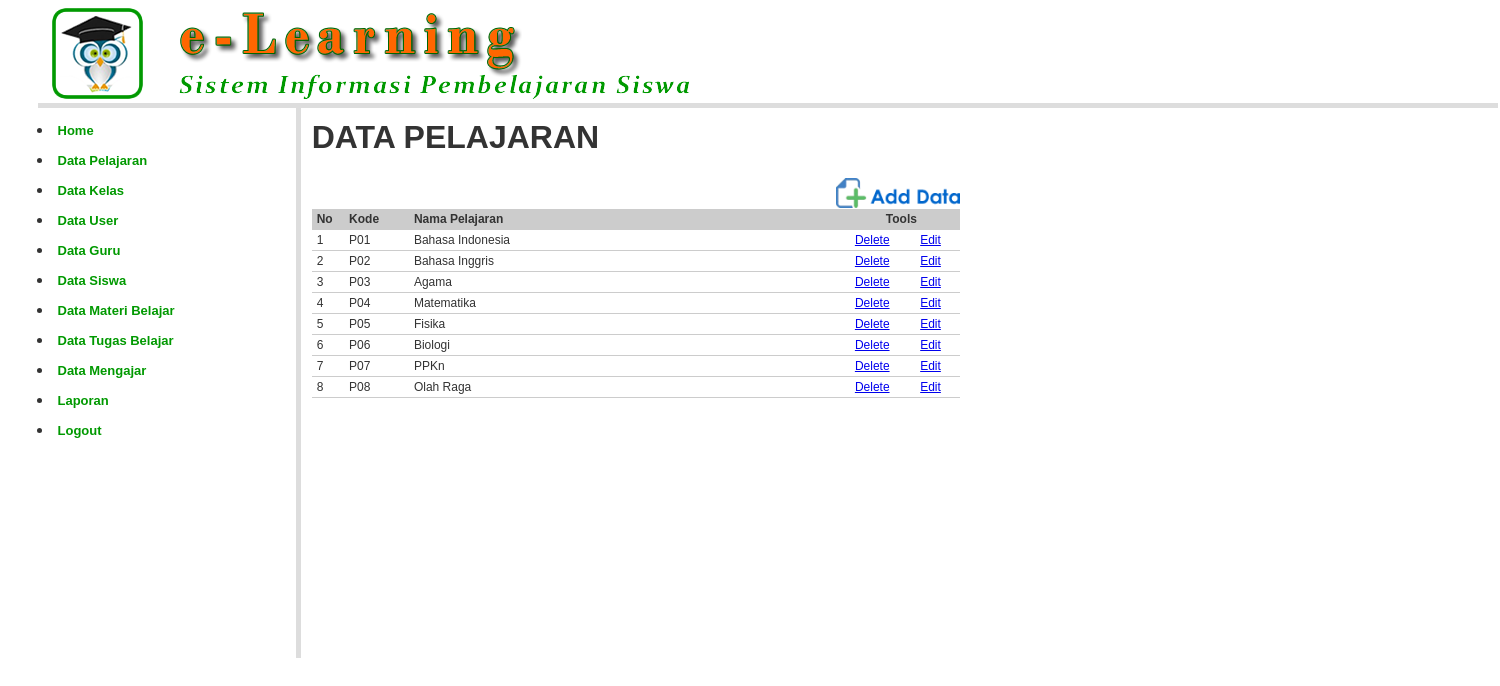
The page /admin/?open=Pelajaran-Data (signed in) on the database its author committed.
### tables this page shows
CREATE TABLE `pelajaran` (
  `kd_pelajaran` char(3) NOT NULL,
  `nm_pelajaran` varchar(100) NOT NULL
);

### admin/pelajaran_data.php (the view, shortened to what this page needs)
<?php
include_once "../library/inc.connection.php";
?>
<table width="650" border="0" cellpadding="2" cellspacing="1" class="table-border">
  <tr>
    <td width="789" colspan="2"><h1><b>DATA PELAJARAN  </b></h1></td>
  </tr>
  <tr>
    <td colspan="2" align="right"><a href="?open=Pelajaran-Add" target="_self"><img src="../images/btn_add_data.png" height="30" border="0"  /></a></td>
  </tr>
  <tr>
    <td colspan="2"><table class="table-list" width="100%" border="0" cellspacing="1" cellpadding="3">
      <tr>
        <td width="5%" bgcolor="#CCCCCC"><strong>No</strong></td>
        <td width="10%" bgcolor="#CCCCCC"><strong>Kode</strong></td>
        <td width="67%" bgcolor="#CCCCCC"><strong>Nama Pelajaran </strong></td>
        <td colspan="2" align="center" bgcolor="#CCCCCC"><strong>Tools</strong></td>
        </tr>
<?php
$mySql 	= "SELECT * FROM pelajaran ORDER BY kd_pelajaran ASC";
$myQry 	= mysql_query($mySql, $koneksidb) or die ("Query  salah : ".mysql_error());
$nomor  = 0;
while ($myData = mysql_fetch_array($myQry)) {
	$nomor++;
	$Kode = $myData['kd_pelajaran'];
?>
      <tr>
        <td> <?php echo $nomor; ?> </td>
        <td> <?php echo $myData['kd_pelajaran']; ?> </td>
        <td> <?php echo $myData['nm_pelajaran']; ?> </td>
        <td width="9%" align="center"><a href="?open=Pelajaran-Delete&Kode=<?php echo $Kode; ?>" target="_self" onclick="return confirm('YAKIN INGIN MENGHAPUS DATA PELAJARAN INI ... ?')">Delete</a></td>
        <td width="9%" align="center"><a href="?open=Pelajaran-Edit&Kode=<?php echo $Kode; ?>" target="_self">Edit</a></td>
      </tr>
<?php } ?>
    </table></td>
  </tr>
  <tr>
    <td colspan="2">&nbsp;</td>
  </tr>
</table>

### styles/style.css (style rules this page uses)
body { margin:0px auto 0px; padding:3px; font-family:"Arial"; font-size:12px; color:#333; width:95%; background-position:top; background-color:#fff; }
.table-main td { color: #333; border-collapse: collapse; vertical-align: center; padding: 0px; border:none; }
.table-list { clear: both; text-align: left; border-collapse: collapse; margin: 0px 0px 10px 0px; background:#fff; }
.table-list td { color: #333; font-size:12px; border-color: #fff; border-collapse: collapse; vertical-align: center; padding: 3px 5px; border-bottom:1px #CCCCCC solid; }

### rows shown on the page
pelajaran: kd_pelajaran "P01", nm_pelajaran "Bahasa Indonesia"
pelajaran: kd_pelajaran "P02", nm_pelajaran "Bahasa Inggris"
pelajaran: kd_pelajaran "P03", nm_pelajaran "Agama"
pelajaran: kd_pelajaran "P04", nm_pelajaran "Matematika"
pelajaran: kd_pelajaran "P05", nm_pelajaran "Fisika"
pelajaran: kd_pelajaran "P06", nm_pelajaran "Biologi"
pelajaran: kd_pelajaran "P07", nm_pelajaran "PPKn"
pelajaran: kd_pelajaran "P08", nm_pelajaran "Olah Raga"
